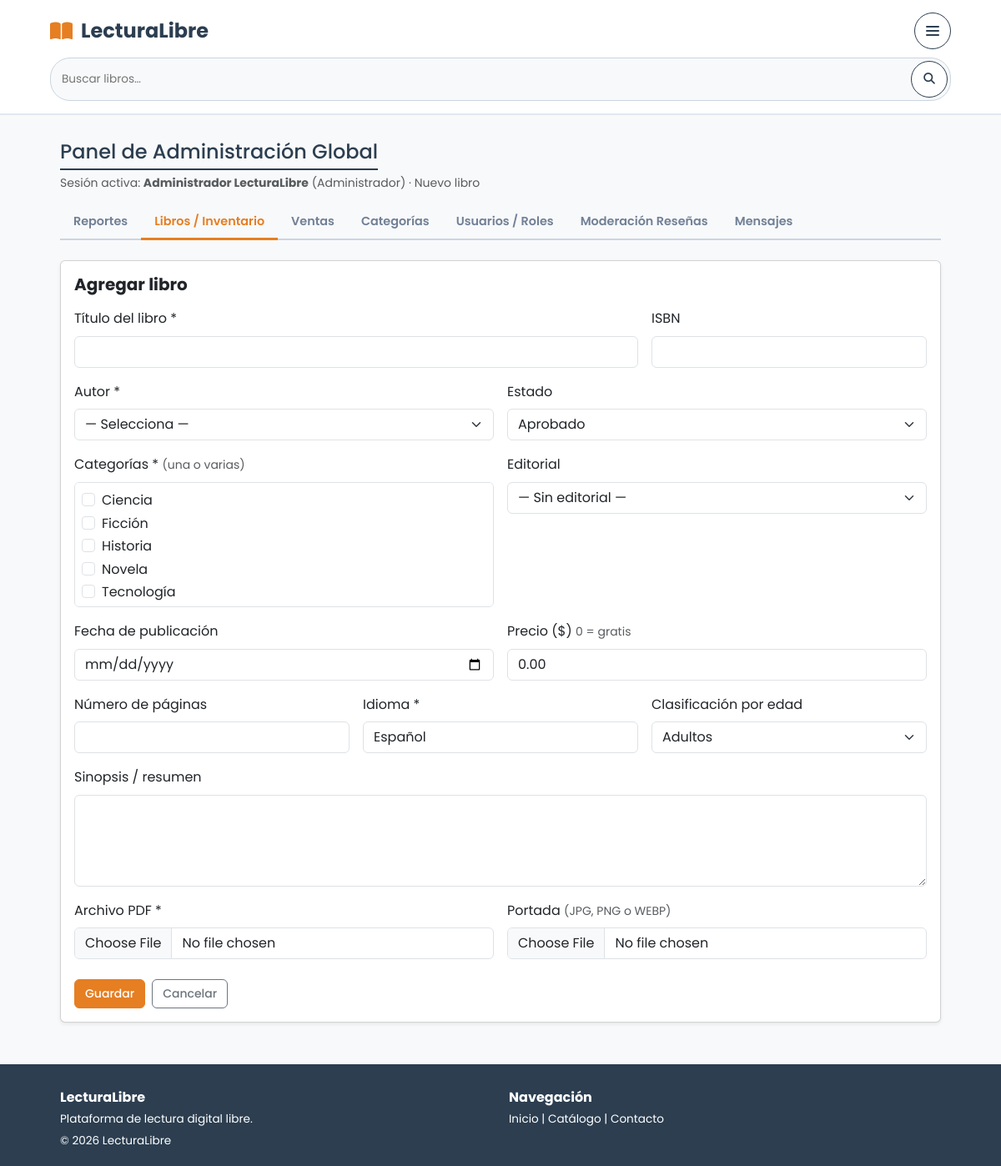
The app's page /admin/libro_form.php (signed in) with its own data.
### tables this page shows
CREATE TABLE categorias (
  id_categoria INT NOT NULL AUTO_INCREMENT,
  nombre VARCHAR(50) NOT NULL,
  descripcion VARCHAR(200),
  PRIMARY KEY (id_categoria),
  UNIQUE KEY uq_categorias_nombre (nombre)
);

### admin/inc/bootstrap.php (called while the page is built, shortened)
<?php
function e($valor): string
{
    return htmlspecialchars((string)$valor, ENT_QUOTES | ENT_SUBSTITUTE, 'UTF-8');
}
function usuario_actual(): ?array
{
    $u = $_SESSION['usuario'] ?? null;
    if (is_array($u) && isset($u['id'], $u['rol'])) {
        return $u;
    }
    return null;
}
function require_rol(array $rolesPermitidos): array
{
    $u = usuario_actual();
    return $u;
}
function es_rol(array $u, string ...$roles): bool
{
    return in_array($u['rol'], $roles, true);
}

### admin/libro_form.php (the view, shortened to what this page needs)
<?php
require_once __DIR__ . '/inc/bootstrap.php';
$u = require_rol(['Administrador', 'Autor']);
$pdo = db();
$esAdmin = es_rol($u, 'Administrador');
$id = (int)($_GET['id'] ?? $_POST['id_libro'] ?? 0);
$libro = null;
$editando = $libro !== null;
$categorias  = $pdo->query('SELECT id_categoria, nombre FROM categorias ORDER BY nombre')->fetchAll();
$catsSel = [];
$f = [
    'titulo'             => $libro['titulo'] ?? '',
    'isbn'               => $libro['isbn'] ?? '',
    'sinopsis'           => $libro['sinopsis'] ?? '',
    'fecha_publicacion'  => $libro['fecha_publicacion'] ?? '',
    'precio'             => $libro['precio'] ?? '0.00',
    'id_editorial'       => $libro['id_editorial'] ?? '',
    'id_autor'           => $libro['id_autor'] ?? '',
    'estado'             => $libro['estado'] ?? 'aprobado',
    'num_paginas'        => $libro['num_paginas'] ?? '',
    'idioma'             => $libro['idioma'] ?? 'Español',
    'clasificacion_edad' => $libro['clasificacion_edad'] ?? 'adultos',
];
require __DIR__ . '/inc/header.php';
?>
<div class="card shadow-sm">
    <div class="card-body">
        <h2 class="h5 fw-bold mb-3"><?= $editando ? 'Editar libro #' . (int)$id : (!$esAdmin ? 'Publicar nueva obra' : 'Agregar libro') ?></h2>
        <form method="post" enctype="multipart/form-data" novalidate>
            <div class="row g-3">
                <div class="col-md-8">
                    <label class="form-label">Título del libro *</label>
                    <input name="titulo" class="form-control" maxlength="200" required value="<?= e($f['titulo']) ?>">
                </div>
                <div class="col-md-4">
                    <label class="form-label">ISBN</label>
                    <input name="isbn" class="form-control" maxlength="20" value="<?= e($f['isbn']) ?>">
                </div>
                <?php if ($esAdmin): ?>
                    <div class="col-md-6">
                        <label class="form-label">Autor *</label>
                        <select name="id_autor" class="form-select" required>
                            <option value="">— Selecciona —</option>
                        </select>
                    </div>
                    <div class="col-md-6">
                        <label class="form-label">Estado</label>
                        <select name="estado" class="form-select">
                            <?php foreach (['aprobado', 'pendiente', 'rechazado', 'baja'] as $es): ?>
                                <option value="<?= $es ?>" <?= $f['estado'] === $es ? 'selected' : '' ?>><?= ucfirst($es) ?></option>
                            <?php endforeach; ?>
                        </select>
                    </div>
                <?php endif; ?>
                <div class="col-md-6">
                    <label class="form-label">Categorías * <small class="text-muted">(una o varias)</small></label>
                    <div class="border rounded p-2 bg-white" style="max-height: 150px; overflow:auto;">
                        <?php foreach ($categorias as $c): ?>
                            <div class="form-check">
                                <input class="form-check-input" type="checkbox" name="categorias[]" id="cat<?= (int)$c['id_categoria'] ?>"
                                       value="<?= (int)$c['id_categoria'] ?>" <?= in_array((int)$c['id_categoria'], $catsSel, true) ? 'checked' : '' ?>>
                                <label class="form-check-label" for="cat<?= (int)$c['id_categoria'] ?>"><?= e($c['nombre']) ?></label>
                            </div>
                        <?php endforeach; ?>
                    </div>
                </div>
                <div class="col-md-6">
                    <label class="form-label">Editorial</label>
                    <select name="id_editorial" class="form-select">
                        <option value="">— Sin editorial —</option>
                    </select>
                </div>
                <div class="col-md-6">
                    <label class="form-label">Fecha de publicación</label>
                    <input type="date" name="fecha_publicacion" class="form-control" value="<?= e($f['fecha_publicacion']) ?>">
                </div>
                <div class="col-md-6">
                    <label class="form-label">Precio ($) <small class="text-muted">0 = gratis</small></label>
                    <input type="number" step="0.01" min="0" name="precio" class="form-control" value="<?= e($f['precio']) ?>">
                </div>
                <div class="col-md-4">
                    <label class="form-label">Número de páginas</label>
                    <input type="number" min="1" name="num_paginas" class="form-control" value="<?= e((string)$f['num_paginas']) ?>">
                </div>
                <div class="col-md-4">
                    <label class="form-label">Idioma *</label>
                    <input name="idioma" class="form-control" maxlength="30" value="<?= e((string)$f['idioma']) ?>">
                </div>
                <div class="col-md-4">
                    <label class="form-label">Clasificación por edad</label>
                    <select name="clasificacion_edad" class="form-select">
                        <?php foreach (['ninos' => 'Niños', 'jovenes' => 'Jóvenes', 'adultos' => 'Adultos'] as $val => $txt): ?>
                            <option value="<?= $val ?>" <?= $f['clasificacion_edad'] === $val ? 'selected' : '' ?>><?= $txt ?></option>
                        <?php endforeach; ?>
                    </select>
                </div>
                <div class="col-12">
                    <label class="form-label">Sinopsis / resumen</label>
                    <textarea name="sinopsis" rows="4" class="form-control"><?= e($f['sinopsis']) ?></textarea>
                </div>
                <div class="col-md-6">
                    <label class="form-label">Archivo PDF <?= $editando ? '<small class="text-muted">(déjalo vacío para conservar el actual)</small>' : '*' ?></label>
                    <input type="file" name="archivo_pdf" class="form-control" accept="application/pdf">
                </div>
                <div class="col-md-6">
                    <label class="form-label">Portada <small class="text-muted">(JPG, PNG o WEBP)</small></label>
                    <input type="file" name="portada" class="form-control" accept="image/jpeg,image/png,image/webp">
                </div>
            </div>
            <div class="mt-4 d-flex gap-2">
                <button class="btn btn-ll">Guardar<?= !$esAdmin ? ' y publicar' : '' ?></button>
                <a class="btn btn-outline-secondary" href="libros.php">Cancelar</a>
            </div>
        </form>
    </div>
</div>
<?php require __DIR__ . '/inc/footer.php'; ?>

### assets/css/estilos.css (style rules this page uses)
:root { --wf-dark: #2c3e50; --wf-gray: #718096; --wf-light-gray: #e2e8f0; --wf-bg: #f8f9fa; --wf-white: #ffffff; --wf-accent: #e67e22; --wf-border: #cbd5e0; --radius: 6px; }
* { margin: 0; padding: 0; box-sizing: border-box; font-family: 'Poppins', sans-serif; }
body { background-color: var(--wf-bg); color: var(--wf-dark); line-height: 1.6; display: flex; flex-direction: column; min-height: 100vh; }
a { text-decoration: none; color: inherit; }
.btn { display: inline-flex; align-items: center; gap: 8px; justify-content: center; padding: 8px 18px; border-radius: var(--radius); font-weight: 500; cursor: pointer; border: 1px solid var(--wf-dark); background: var(--wf-white); color: var(--wf-dark); transition: all 0.2s ease; }

### admin/assets/admin.css (style rules this page uses)
:root { --ll-naranja: #e67e22; --ll-oscuro: #2c3e50; }
body { background-color: var(--wf-bg, #f8f9fa); color: var(--wf-dark, #2c3e50); font-family: 'Poppins', sans-serif; }
main .btn { padding: 0.375rem 0.75rem; font-size: 0.875rem; line-height: 1.5; border-radius: var(--radius, 6px); }
main .btn-outline-secondary { background-color: transparent; border-color: #6c757d; color: #6c757d; }
main .btn-ll, .btn-ll { background: var(--ll-naranja); border-color: var(--ll-naranja); color: #fff; }

### records on screen
categorias: nombre "Ciencia"
categorias: nombre "Ficción"
categorias: nombre "Historia"
categorias: nombre "Novela"
categorias: nombre "Tecnología"

### other values on screen
$hdrUser['nombre'] "Administrador LecturaLibre"
$hdrUser['rol'] "Administrador"
$titulo "Nuevo libro"
$hdrTexto "Reportes"
$hdrTexto "Libros / Inventario"
$hdrTexto "Ventas"
$hdrTexto "Categorías"
$hdrTexto "Usuarios / Roles"
$hdrTexto "Moderación Reseñas"
$hdrTexto "Mensajes"
form field estado "Aprobado"
form field clasificacion_edad "Adultos"
